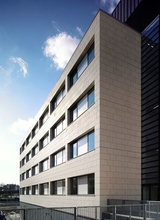
%> input picture OpenSURF/imgs/img1.jpg, 160 x 220 px, shrunk from 457 x 630 before the run
$ octave --eval "result = levelsetsegmentation('../../../OpenSURF/imgs/img1.jpg');"   (GNU Octave 9; MATLAB toolbox functions it lacks are replaced by stand-ins)
%> lines starting %> are read from the running program, lines starting %| are printed output that depends on the picture
### campy/doc/chanvese2/Initial2.m
function [phi]=Initial2(phi,K)
[ny,nx]=size(phi);
h=1/(nx-1);
rs=0.12;

for i=1:ny
    for j=1:nx
        cx=1/(K+1)*(nx+1);
        cy=1/(K+1)*(ny+1);
        x=(i-cx)*h;
        y=(j-cy)*h;
        r=sqrt(x^2+y^2);
        phi(i,j)=r-rs;
    end
end

for k1=1:K
    for k2=1:K
        for i=1:ny
            for j=1:nx
                cx=1/(K+1)*k2*(nx+1);
                cy=1/(K+1)*k1*(ny+1);
                x=(i-cx)*h;
                y=(j-cy)*h;
                r=sqrt(x^2+y^2);
                phit(i,j)=r-rs;
                phi(i,j)=min(phi(i,j),phit(i,j));
            end
        end
    end
end

### campy/doc/chanvese2/ChanVeseImp.m
function [phi]=ChanVeseImp(phi,uinitial)
[ny,nx]=size(phi);
hx=1/(nx-1);
hy=1/(ny-1);
h=hx;
delta=10e-9;
dt=0.1*h;
speado=0;


u=10e-9;v=-100;lambda1=1;lambda2=1;eps=h;

for i=1:ny
    for j=1:nx
        imin=min(i+1,ny);
        jmin=min(j+1,nx);
        imax=max(i-1,1);
        jmax=max(j-1,1);
        dx1(i,j)=(phi(i,jmin)-phi(i,j))/hx;
        dx2(i,j)=(phi(i,j)-phi(i,jmax))/hx;
        dy1(i,j)=(phi(imin,j)-phi(i,j))/hy;
        dy2(i,j)=(phi(i,j)-phi(imax,j))/hy;
    end
end

L=h^2*sum(sum(Delta(phi,eps).*sqrt(0.5*(dx1.^2+dx2.^2)+0.5*(dy1.^2+dy2.^2))));
c1=sum(sum(uinitial.*Heaviside(phi,eps)))/sum(sum(Heaviside(phi,eps)));
c2=sum(sum(uinitial.*(1-Heaviside(phi,eps))))/sum(sum(1-Heaviside(phi,eps)));


for i=1:ny
    for j=1:nx
        imin=min(i+1,ny);
        jmin=min(j+1,nx);
        imax=max(i-1,1);
        jmax=max(j-1,1);
        %             C1(i,j)=1/pi*eps/(eps^2+phi(i,j)^2)*u*(p*L)^(p-1)/...
        %                 (sqrt((dx1(i,j))^2+0.5*((dy1(i,j))^2+(dy2(i,j))^2))+delta)/h^2;
        co=Delta(phi(i,j),eps)*u*L/h^2;
        C1(i,j)=co/(sqrt((dx1(i,j))^2+0.25*(dy1(i,j)+dy2(i,j))^2)+delta);
        %             C2(i,j)=1/pi*eps/(eps^2+phi(i,j)^2)*u*(p*L)^(p-1)/...
        %                 (sqrt((dx1(i,jmax))^2+0.5*((dy1(i,jmax))^2+(dy2(i,jmax))^2))+delta)/h^2;
        C2(i,j)=co/(sqrt((dx1(i,jmax))^2+0.25*(dy1(i,jmax)+dy2(i,jmax))^2)+delta);
        %             C3(i,j)=1/pi*eps/(eps^2+phi(i,j)^2)*u*(p*L)^(p-1)/...
        %                 (sqrt((dy1(i,j))^2+0.5*((dx1(i,j))^2+(dx2(i,j))^2))+delta)/h^2;
        C3(i,j)=co/(sqrt((dy1(i,j))^2+0.25*(dx1(i,j)+dx2(i,j))^2)+delta);
        %             C4(i,j)=1/pi*eps/(eps^2+phi(i,j)^2)*u*(p*L)^(p-1)/...
        %                 (sqrt((dy1(imax,j))^2+0.5*((dx1(imax,j))^2+(dx2(imax,j))^2))+delta)/h^2;
        C4(i,j)=co/(sqrt((dy1(imax,j))^2+0.25*(dx1(imax,j)+dx2(imax,j))^2)+delta);

        phi(i,j)=1/(1+C1(i,j)+C2(i,j)+C3(i,j)+C4(i,j))*(phi(i,j)+dt*(C1(i,j)*phi(i,jmin)+C2(i,j)*phi(i,jmax)...
            +C3(i,j)*phi(imin,j)+C4(i,j)*phi(imax,j)+1/pi*eps/(eps^2+phi(i,j)^2)*(-v-lambda1*(uinitial(i,j)-c1)^2 ...
            +lambda2*(uinitial(i,j)-c2)^2)));
    end
end

### campy/doc/chanvese2/levelsetsegmentation.m
function [phi]=levelsetsegmentation(input_image);
%> called with input_image = '../../../OpenSURF/imgs/img1.jpg'

sigma=20;
img=imread(input_image);
%> img is the input picture: size 220x160x3 uint8; mean R, G, B 121.9, 126, 133.1
tic

I=img(:,:,1);
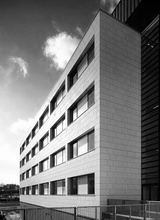
%> I: size 220x160 uint8; min 0, max 255, mean 121.9
% figure,imshow(I);
II=medfilt2(I,[3,3]);
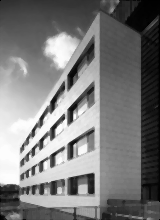
%> II: size 220x160 uint8; min 0, max 254, mean 122.1
%figure,imshow(II);
III=imfilter(II,fspecial('gaussian'));

IIII=imfilter(III,fspecial('unsharp',1));
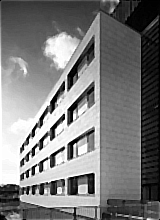
%> IIII: size 220x160 uint8; min 0, max 255, mean 122.8
%figure,imshow(IIII);
%II=histeq(imfilter(medfilt2(I,[3,3]),fspecial('average',3)));

[ c, s] =wavedec2 (III, 2, 'sym4');
%> s = [60 45; 60 45; 113 83; 220 160]
len = length ( c) ;
%> len = 38937
for I = 1: len
if ( c ( I ) > 200) % default 350
c ( I ) = 23 *c ( I ) ;
else
c ( I ) = 0.53* c ( I ) ;
end
end
nx =waverec2 ( c, s, 'sym4') ;
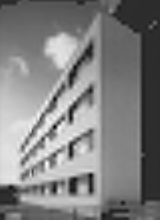
%> nx: size 220x160 double; min -1443.3, max 6786, mean 2711.1; drawn with min black and max white

g=double(nx);
figure,imshow(g,[]);hold on

[ny,nx]=size(g);
%> ny = 220; nx = 160
hx=1/nx;hy=1/ny;h=hx;
%> after `hx=1/nx`: hx = 0.00625
%> after `hy=1/ny`: hy = 0.00455
%> after `h=hx`: h = 0.00625

phi=zeros(nx,ny);
[phi]=Initial2(phi,3);
%> after the loop in Initial2, `for i=1:ny`:
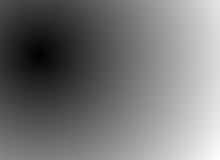
%> phi: size 160x220 double; min -0.118, max 0.83, mean 0.322; drawn with min black and max white
%> after the loop in Initial2, `for k1=1:K`:
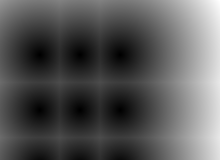
%> phi: size 160x220 double; min -0.118, max 0.396, mean 0.0587; drawn with min black and max white
%> after the loop in Initial2, `for k1=1:K`:
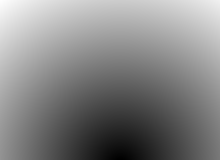
%> phit: size 160x220 double; min -0.0937, max 0.81, mean 0.376; drawn with min black and max white
%contour(phi, [0 0], 'b'); hold on

for i=1:10
    [phi]=ChanVeseImp(phi,g);
    [phi]=ReInitializeOrd1Damped(phi,2);
end
%> the run ends on the next line

contour(phi,[0 0],'r'); hold on

toc
